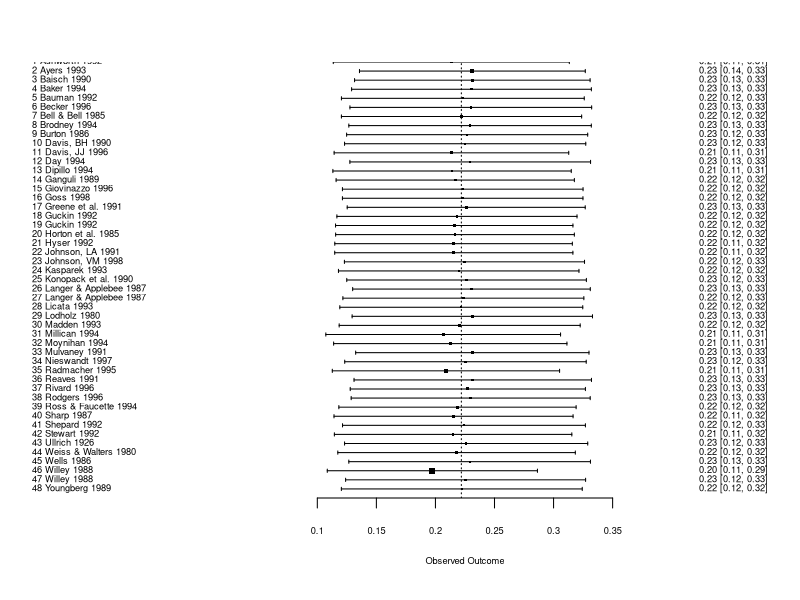
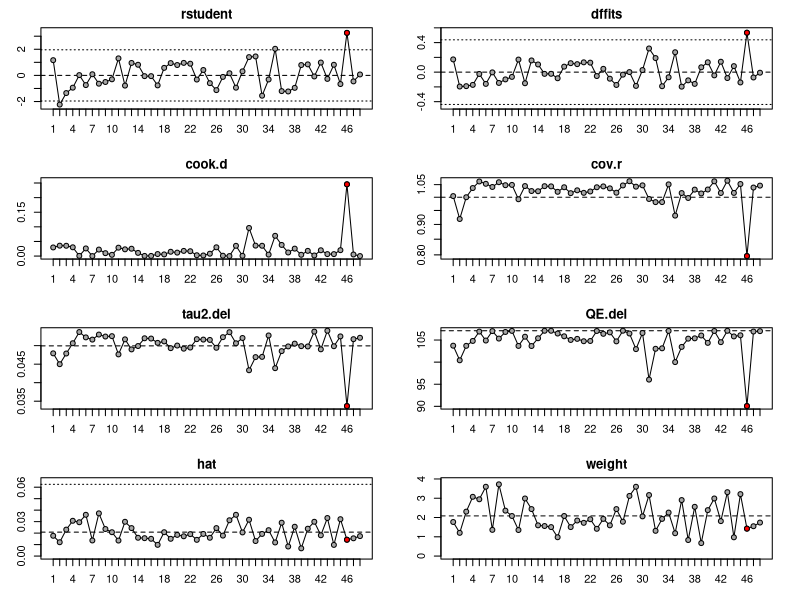
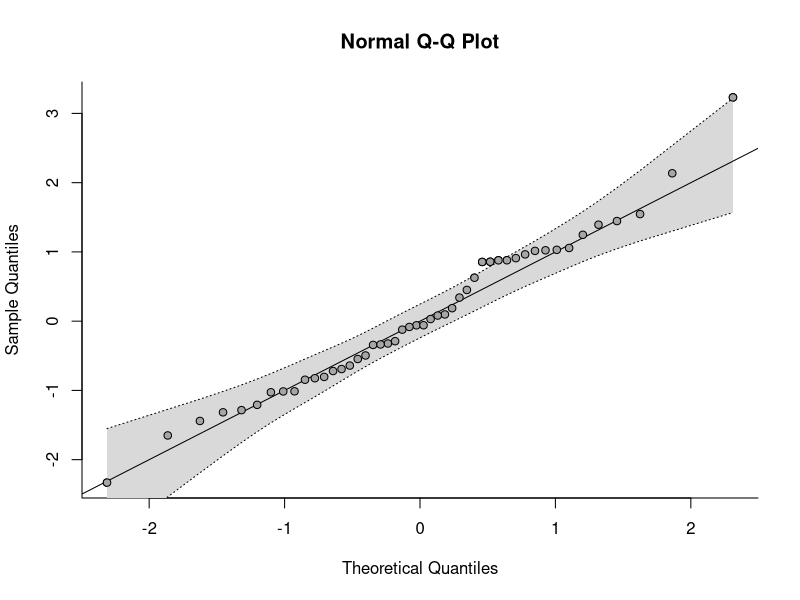
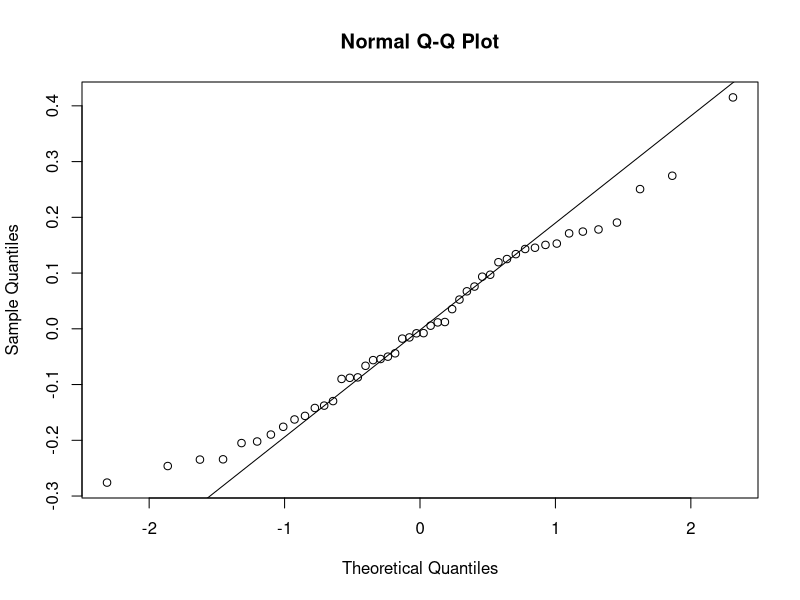
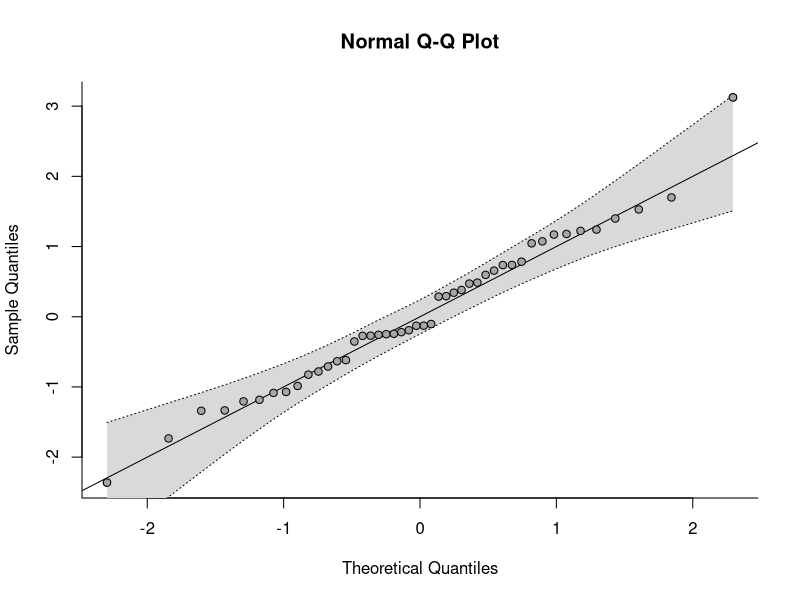
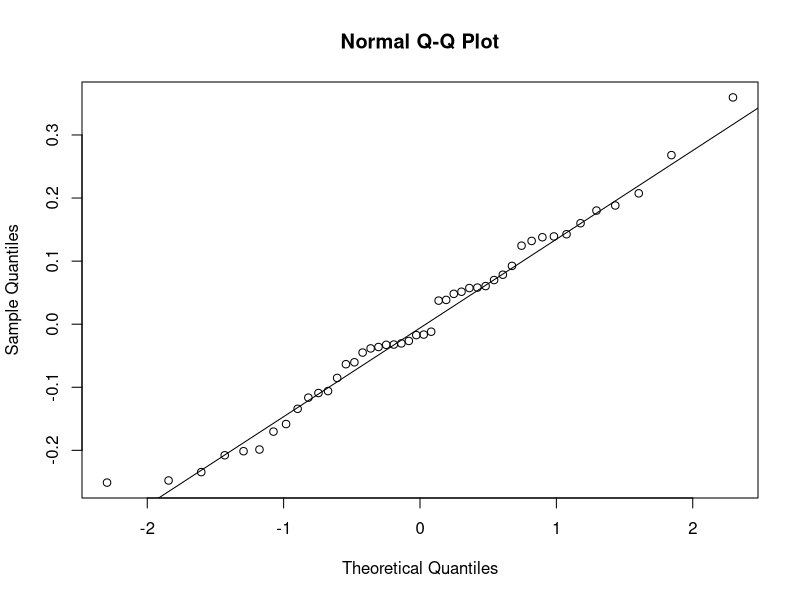
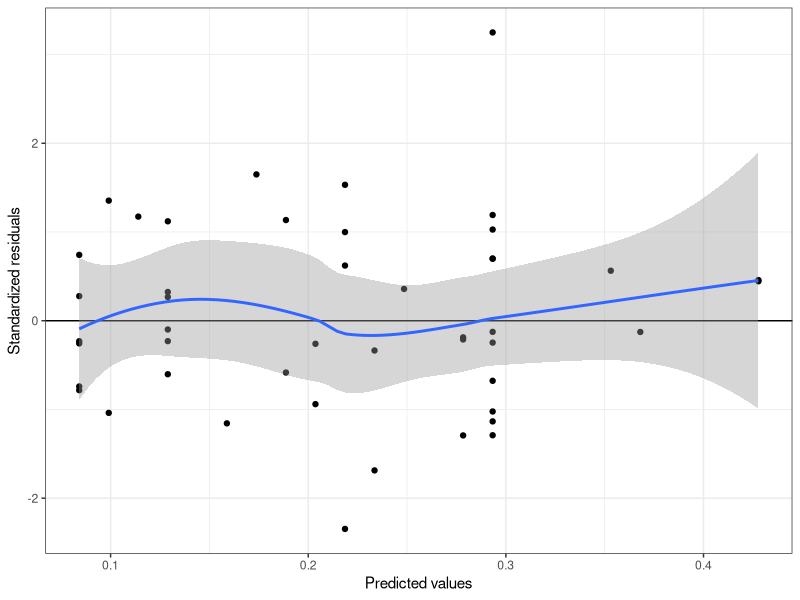
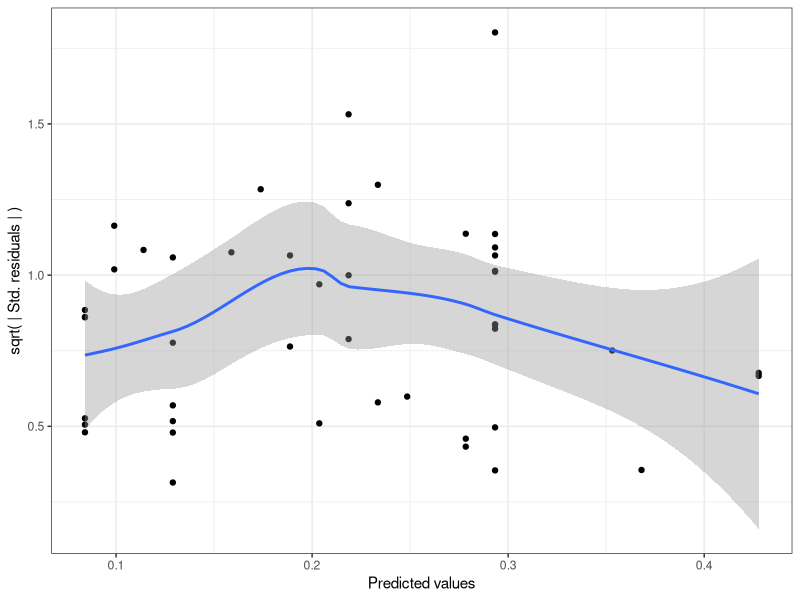

These figures' R source, in order:
## ---- chunk 1
library(tidyverse)
library(metafor)
## ---- chunk 2
dat_g <- dat.bangertdrowns2004

mod_g <- rma(
  yi = yi ~ 1,
  vi = vi,
  slab = paste(id, author, year),
  method = "REML", test = "knha",
  data = dat_g
)
## ---- chunk 3
mod_loo <- leave1out(mod_g)

mod_loo

range(mod_loo$estimate)
range(sqrt(mod_loo$tau2))

with(mod_loo,
     forest(
       x = estimate,
       ci.lb = ci.lb, ci.ub = ci.ub,
       refline = predict(mod_g)$pred, slab = mod_g$slab,
       top = 0
     )
)
## ---- chunk 4
mod_infl <- influence(mod_g)

mod_infl

plot(mod_infl)
## ---- chunk 5
mod_sensitivity <- update(mod_g, data = filter(dat_g, id != 46))
mod_sensitivity
## ---- chunk 6
qqnorm(mod_g)
## ---- chunk 7
qqnorm(ranef(mod_g)$pred)
qqline(ranef(mod_g)$pred)
## ---- chunk 8
dat_length <- drop_na(dat_g, length)

mod_length <- rma(
  yi = yi ~ 1 + length,
  vi = vi,
  slab = paste(author, year),
  method = "REML", test = "knha",
  data = dat_length
)
## ---- chunk 9
qqnorm(mod_length)

qqnorm(ranef(mod_length)$pred)
qqline(ranef(mod_length)$pred)
## ---- chunk 10
# Linearity
data.frame(
  fitted = fitted(mod_length),
  residuals = residuals(mod_length, type = "rstudent")
) |>
ggplot() +
  aes(x = fitted, y = residuals) +
  labs(
    x = "Predicted values", y = "Standardized residuals"
  ) +
  theme_bw() +
  geom_point() +
  geom_hline(yintercept = 0) +
  geom_smooth()

# Homogeneity of residuals
data.frame(
  fitted = fitted(mod_length),
  sqrt_resid = sqrt(abs(residuals(mod_length, type = "rstudent")))
) |>
  ggplot() +
  aes(x = fitted, y = sqrt_resid) +
  labs(
    x = "Predicted values", y = "sqrt( | Std. residuals | )"
  ) +
  theme_bw() +
  geom_point() +
  geom_smooth()

# Homogeneity of random effects
data.frame(
  fitted = fitted(mod_length),
  sqrt_ranef = sqrt(abs(ranef(mod_length)$pred))
) |>
  ggplot() +
  aes(x = fitted, y = sqrt_ranef) +
  labs(
    x = "Predicted values", y = "sqrt( | Random effects | )"
  ) +
  theme_bw() +
  geom_point() +
  geom_smooth()
## ---- chunk 11
mod_infl <- influence(mod_length)

mod_infl$dfbs

plot(mod_infl)
## ---- chunk 12
mod_sensitivity <- update(mod_length, data = filter(dat_length, id != 46))
mod_sensitivity
